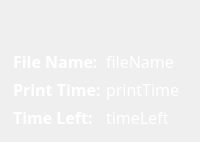
       <widget class="QFrame" name="PrintPreviewFrame">
        <property name="enabled">
         <bool>true</bool>
        </property>
        <property name="styleSheet">
         <string notr="true">QFrame {
    border: none;
    border-radius: 10px;
    background: qlineargradient(
        x1:0, y1:0, x2:1, y2:1,
        stop:0 #1a1a1a,
        stop:1 #101010
    );

}
</string>
        </property>
        <property name="frameShape">
         <enum>QFrame::StyledPanel</enum>
        </property>
        <property name="frameShadow">
         <enum>QFrame::Raised</enum>
        </property>
        <layout class="QVBoxLayout" name="verticalLayout_26">
         <property name="spacing">
          <number>5</number>
         </property>
         <property name="leftMargin">
          <number>5</number>
         </property>
         <property name="topMargin">
          <number>5</number>
         </property>
         <property name="rightMargin">
          <number>5</number>
         </property>
         <property name="bottomMargin">
          <number>5</number>
         </property>
         <item alignment="Qt::AlignHCenter|Qt::AlignVCenter">
          <widget class="QLabel" name="printPreviewMain">
           <property name="enabled">
            <bool>true</bool>
           </property>
           <property name="sizePolicy">
            <sizepolicy hsizetype="Expanding" vsizetype="Expanding">
             <horstretch>0</horstretch>
             <verstretch>0</verstretch>
            </sizepolicy>
           </property>
           <property name="minimumSize">
            <size>
             <width>40</width>
             <height>40</height>
            </size>
           </property>
           <property name="maximumSize">
            <size>
             <width>5000</width>
             <height>5000</height>
            </size>
           </property>
           <property name="font">
            <font>
             <family>Gotham</family>
             <pointsize>16</pointsize>
            </font>
           </property>
           <property name="styleSheet">
            <string notr="true">background-color: rgba(255, 255, 255, 0);</string>
           </property>
           <property name="text">
            <string />
           </property>
           <property name="pixmap">
            <pixmap resource="../resources/resource.qrc">:/Logos &amp; Branding/img/Logos/thumbnail.png</pixmap>
           </property>
           <property name="scaledContents">
            <bool>true</bool>
           </property>
          </widget>
         </item>
         <item>
          <layout class="QFormLayout" name="printInfoLayout">
           <property name="leftMargin">
            <number>8</number>
           </property>
           <property name="bottomMargin">
            <number>8</number>
           </property>
           <item row="0" column="0">
            <widget class="QLabel" name="FileNameLabel">
             <property name="font">
              <font>
               <family>Montserrat</family>
               <pointsize>12</pointsize>
               <weight>75</weight>
               <bold>true</bold>
               <kerning>false</kerning>
              </font>
             </property>
             <property name="styleSheet">
              <string notr="true">color: rgb(255, 255, 255);</string>
             </property>
             <property name="text">
              <string>File Name:</string>
             </property>
            </widget>
           </item>
           <item row="0" column="1">
            <widget class="QLabel" name="fileName">
             <property name="font">
              <font>
               <family>Montserrat</family>
               <pointsize>12</pointsize>
              </font>
             </property>
             <property name="styleSheet">
              <string notr="true">color: rgb(255, 255, 255);
background-color: rgba(255, 255, 255, 0);</string>
             </property>
             <property name="text">
              <string>fileName</string>
             </property>
             <property name="scaledContents">
              <bool>true</bool>
             </property>
             <property name="wordWrap">
              <bool>true</bool>
             </property>
            </widget>
           </item>
           <item row="1" column="0">
            <widget class="QLabel" name="printTimeLabel">
             <property name="font">
              <font>
               <family>Montserrat</family>
               <pointsize>12</pointsize>
               <weight>75</weight>
               <bold>true</bold>
               <kerning>false</kerning>
              </font>
             </property>
             <property name="styleSheet">
              <string notr="true">color: rgb(255, 255, 255);</string>
             </property>
             <property name="text">
              <string>Print Time:</string>
             </property>
            </widget>
           </item>
           <item row="1" column="1">
            <widget class="QLabel" name="printTime">
             <property name="font">
              <font>
               <family>Montserrat</family>
               <pointsize>12</pointsize>
              </font>
             </property>
             <property name="styleSheet">
              <string notr="true">color: rgb(255, 255, 255);
background-color: rgba(255, 255, 255, 0);</string>
             </property>
             <property name="text">
              <string>printTime</string>
             </property>
            </widget>
           </item>
           <item row="2" column="0">
            <widget class="QLabel" name="timeLeftLabel">
             <property name="font">
              <font>
               <family>Montserrat</family>
               <pointsize>12</pointsize>
               <weight>75</weight>
               <bold>true</bold>
               <kerning>false</kerning>
              </font>
             </property>
             <property name="styleSheet">
              <string notr="true">color: rgb(255, 255, 255);</string>
             </property>
             <property name="text">
              <string>Time Left:</string>
             </property>
            </widget>
           </item>
           <item row="2" column="1">
            <widget class="QLabel" name="timeLeft">
             <property name="font">
              <font>
               <family>Montserrat</family>
               <pointsize>12</pointsize>
              </font>
             </property>
             <property name="styleSheet">
              <string notr="true">color: rgb(255, 255, 255);
background-color: rgba(255, 255, 255, 0);</string>
             </property>
             <property name="text">
              <string>timeLeft</string>
             </property>
             <property name="wordWrap">
              <bool>false</bool>
             </property>
            </widget>
           </item>
          </layout>
         </item>
        </layout>
       </widget>
